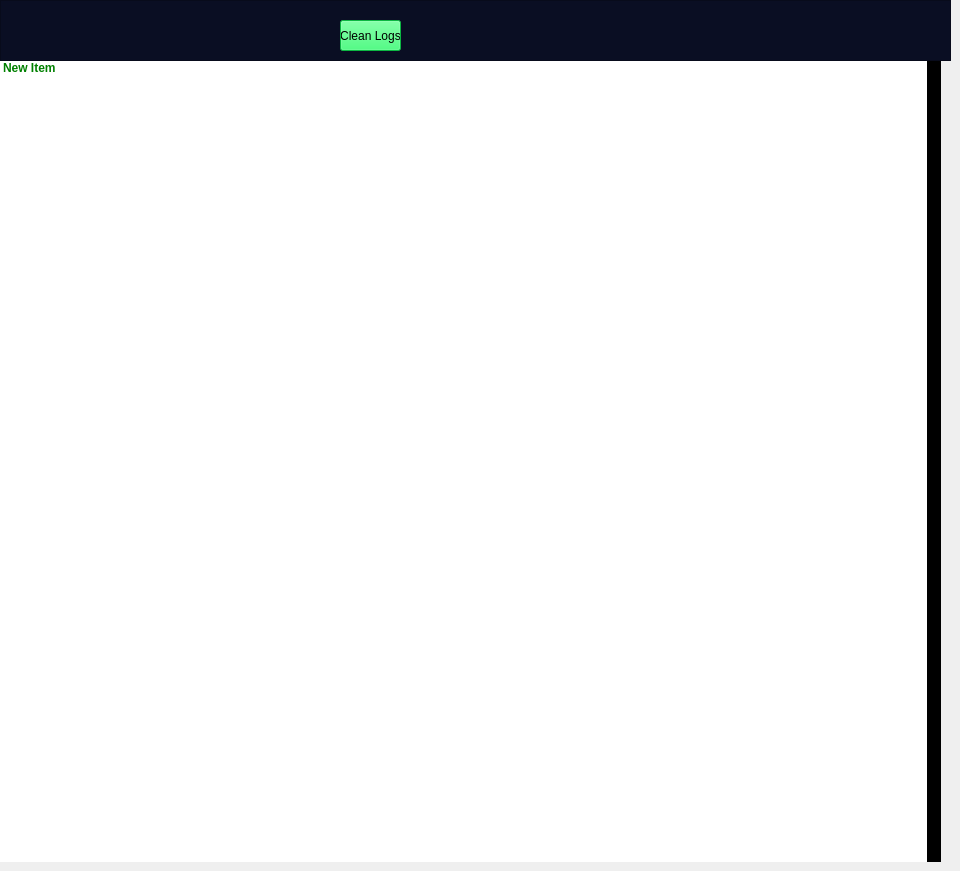
       <widget class="QWidget" name="tab_3">
        <property name="styleSheet">
         <string notr="true">QScrollBar
{
background : lightgreen;
}
QScrollBar::handle
{
background : white;
}
QScrollBar::handle::pressed
{
background : black;
}
QScrollBar::handle
{
background : black;
}</string>
        </property>
        <attribute name="title">
         <string>Monitoring Alerts</string>
        </attribute>
        <widget class="QListWidget" name="listWidget">
         <property name="geometry">
          <rect>
           <x>0</x>
           <y>61</y>
           <width>941</width>
           <height>801</height>
          </rect>
         </property>
         <property name="styleSheet">
          <string notr="true">QListWidget {
    background-color: white;
	color:green;
	font:bold;
	border:5px;
	border-color: rgb(0, 0, 0);
	alternate-background-color: rgb(45, 255, 127);
}

QListWidget::item:selected:active {
	
    background: qlineargradient(x1: 0, y1: 0, x2: 0, y2: 1,
                                stop: 0 #6a6ea9, stop: 1 #888dd9);
}
</string>
         </property>
         <property name="frameShape">
          <enum>QFrame::NoFrame</enum>
         </property>
         <property name="verticalScrollBarPolicy">
          <enum>Qt::ScrollBarAlwaysOn</enum>
         </property>
         <property name="sizeAdjustPolicy">
          <enum>QAbstractScrollArea::AdjustToContentsOnFirstShow</enum>
         </property>
         <property name="autoScroll">
          <bool>false</bool>
         </property>
         <property name="showDropIndicator" stdset="0">
          <bool>true</bool>
         </property>
         <property name="dragDropMode">
          <enum>QAbstractItemView::NoDragDrop</enum>
         </property>
         <property name="defaultDropAction">
          <enum>Qt::CopyAction</enum>
         </property>
         <property name="alternatingRowColors">
          <bool>true</bool>
         </property>
         <property name="selectionMode">
          <enum>QAbstractItemView::SingleSelection</enum>
         </property>
         <property name="selectionBehavior">
          <enum>QAbstractItemView::SelectRows</enum>
         </property>
         <property name="iconSize">
          <size>
           <width>0</width>
           <height>0</height>
          </size>
         </property>
         <property name="flow">
          <enum>QListView::TopToBottom</enum>
         </property>
         <property name="layoutMode">
          <enum>QListView::SinglePass</enum>
         </property>
         <property name="viewMode">
          <enum>QListView::ListMode</enum>
         </property>
         <property name="selectionRectVisible">
          <bool>true</bool>
         </property>
         <item>
          <property name="text">
           <string>New Item</string>
          </property>
         </item>
        </widget>
        <widget class="QFrame" name="frame_6">
         <property name="geometry">
          <rect>
           <x>0</x>
           <y>0</y>
           <width>951</width>
           <height>61</height>
          </rect>
         </property>
         <property name="styleSheet">
          <string notr="true">background-color: rgb(10, 14, 35);</string>
         </property>
         <property name="frameShape">
          <enum>QFrame::StyledPanel</enum>
         </property>
         <property name="frameShadow">
          <enum>QFrame::Raised</enum>
         </property>
         <widget class="QPushButton" name="clean_list">
          <property name="geometry">
           <rect>
            <x>340</x>
            <y>20</y>
            <width>61</width>
            <height>31</height>
           </rect>
          </property>
          <property name="styleSheet">
           <string notr="true">background-color: rgb(17, 255, 92);</string>
          </property>
          <property name="text">
           <string>Clean Logs</string>
          </property>
         </widget>
        </widget>
       </widget>
